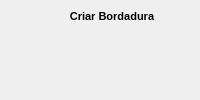
        <widget class="QWidget" name="page_26">
         <layout class="QVBoxLayout" name="verticalLayout_52">
          <property name="spacing">
           <number>0</number>
          </property>
          <property name="leftMargin">
           <number>0</number>
          </property>
          <property name="topMargin">
           <number>0</number>
          </property>
          <property name="rightMargin">
           <number>0</number>
          </property>
          <property name="bottomMargin">
           <number>0</number>
          </property>
          <item>
           <widget class="QFrame" name="frame_42">
            <property name="minimumSize">
             <size>
              <width>0</width>
              <height>32</height>
             </size>
            </property>
            <property name="maximumSize">
             <size>
              <width>16777215</width>
              <height>32</height>
             </size>
            </property>
            <property name="frameShape">
             <enum>QFrame::NoFrame</enum>
            </property>
            <property name="frameShadow">
             <enum>QFrame::Raised</enum>
            </property>
            <layout class="QHBoxLayout" name="horizontalLayout_7">
             <property name="spacing">
              <number>0</number>
             </property>
             <property name="leftMargin">
              <number>0</number>
             </property>
             <property name="topMargin">
              <number>0</number>
             </property>
             <property name="rightMargin">
              <number>0</number>
             </property>
             <property name="bottomMargin">
              <number>0</number>
             </property>
             <item>
              <widget class="QPushButton" name="pushButton_return_create_field">
               <property name="minimumSize">
                <size>
                 <width>24</width>
                 <height>24</height>
                </size>
               </property>
               <property name="maximumSize">
                <size>
                 <width>24</width>
                 <height>24</height>
                </size>
               </property>
               <property name="styleSheet">
                <string notr="true">QPushButton {
	border: none;
	image: url(:/plugins/StaraMaps/back.png);
}
QPushButton:disabled{
	border: 2px solid rgba(100, 100, 100, 40);
	color: rgb(100, 100, 100, 40);
}</string>
               </property>
               <property name="text">
                <string/>
               </property>
              </widget>
             </item>
             <item>
              <widget class="QLabel" name="label_taxas_2">
               <property name="font">
                <font>
                 <pointsize>8</pointsize>
                 <weight>75</weight>
                 <bold>true</bold>
                </font>
               </property>
               <property name="text">
                <string>Criar Bordadura</string>
               </property>
               <property name="alignment">
                <set>Qt::AlignCenter</set>
               </property>
              </widget>
             </item>
            </layout>
           </widget>
          </item>
          <item>
           <widget class="QFrame" name="frame_43">
            <property name="frameShape">
             <enum>QFrame::NoFrame</enum>
            </property>
            <property name="frameShadow">
             <enum>QFrame::Raised</enum>
            </property>
            <layout class="QVBoxLayout" name="verticalLayout_53">
             <property name="spacing">
              <number>0</number>
             </property>
             <property name="leftMargin">
              <number>5</number>
             </property>
             <property name="topMargin">
              <number>5</number>
             </property>
             <property name="rightMargin">
              <number>5</number>
             </property>
             <property name="bottomMargin">
              <number>5</number>
             </property>
            </layout>
           </widget>
          </item>
         </layout>
        </widget>
